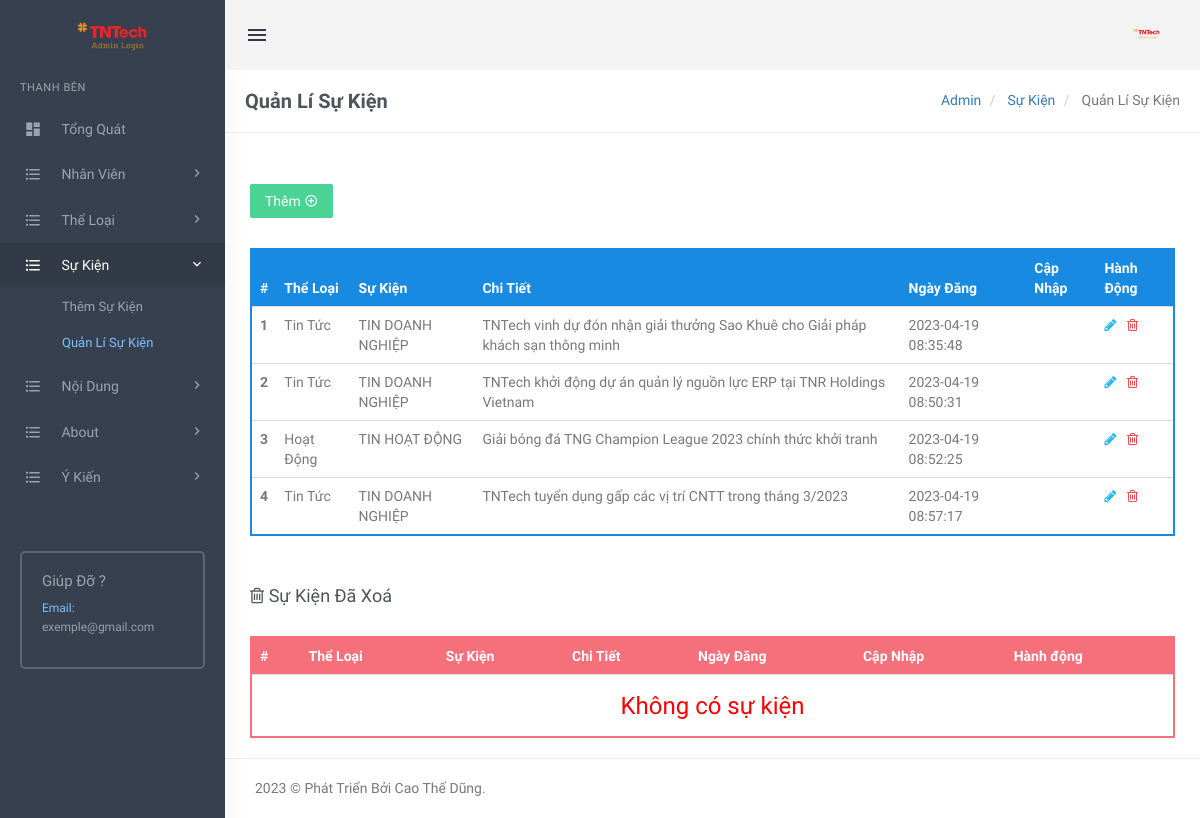
/sukien1/admin/manage-subcategories.php (signed in), run on the app's committed database.
### tables this page shows
CREATE TABLE `tblsubcategory` (
  `SubCategoryId` int(11) NOT NULL,
  `CategoryId` int(11) DEFAULT NULL,
  `Subcategory` varchar(255) DEFAULT NULL,
  `SubCatDescription` mediumtext DEFAULT NULL,
  `PostingDate` timestamp NOT NULL DEFAULT current_timestamp(),
  `UpdationDate` timestamp NULL DEFAULT NULL,
  `Is_Active` int(1) DEFAULT NULL
);

CREATE TABLE `tblcategory` (
  `id` int(11) NOT NULL,
  `CategoryName` varchar(200) DEFAULT NULL,
  `Description` mediumtext DEFAULT NULL,
  `PostingDate` timestamp NULL DEFAULT current_timestamp(),
  `UpdationDate` timestamp NULL DEFAULT NULL,
  `Is_Active` int(1) DEFAULT NULL
);

### sukien1/admin/manage-subcategories.php (the view, shortened to what this page needs)
<?php
include('includes/config.php');
if(strlen($_SESSION['login'])==0)
  {
header('location:index.php');
}
else{
?>
<!DOCTYPE html>
<html lang="en">
    <head>
        <link href="assets/css/bootstrap.min.css" rel="stylesheet" type="text/css" />
        <link href="assets/css/core.css" rel="stylesheet" type="text/css" />
        <link href="assets/css/components.css" rel="stylesheet" type="text/css" />
        <link href="assets/css/icons.css" rel="stylesheet" type="text/css" />
        <link href="assets/css/pages.css" rel="stylesheet" type="text/css" />
        <link href="assets/css/menu.css" rel="stylesheet" type="text/css" />
        <link href="assets/css/responsive.css" rel="stylesheet" type="text/css" />
		<link rel="stylesheet" href="../plugins/switchery/switchery.min.css">
    </head>
    <body class="fixed-left">
        <div id="wrapper">
<?php include('includes/topheader.php');?>
<?php include('includes/leftsidebar.php');?>
            <div class="content-page">
                <div class="content">
                    <div class="container">
                        <div class="row">
							<div class="col-xs-12">
								<div class="page-title-box">
                                    <h4 class="page-title">Quản Lí Sự Kiện</h4>
                                    <ol class="breadcrumb p-0 m-0">
                                        <li>
                                            <a href="#">Admin</a>
                                        </li>
                                        <li>
                                            <a href="#">Sự Kiện </a>
                                        </li>
                                        <li class="active">
                                           Quản Lí Sự Kiện
                                        </li>
                                    </ol>
                                    <div class="clearfix"></div>
                                </div>
							</div>
						</div>
<div class="row">
<div class="col-sm-6">
</div>
                                    <div class="row">
										<div class="col-md-12">
											<div class="demo-box m-t-20">
<div class="m-b-30">
<a href="add-subcategory.php">
<button id="addToTable" class="btn btn-success waves-effect waves-light">Thêm <i class="mdi mdi-plus-circle-outline" ></i></button>
</a>
 </div>
												<div class="table-responsive">
                                                    <table class="table m-0 table-colored-bordered table-bordered-primary">
                                                        <thead>
                                                            <tr>
                                                                <th>#</th>
                                                                <th>Thể Loại</th>
                                                                <th>Sự Kiện</th>
                                                                <th>Chi Tiết</th>
                                                                <th>Ngày Đăng </th>
                                                                  <th>Cập Nhập</th>
                                                                <th>Hành Động</th>
                                                            </tr>
                                                        </thead>
                                                        <tbody>
<?php
$query=mysqli_query($con,"Select tblcategory.CategoryName as catname,tblsubcategory.Subcategory as subcatname,tblsubcategory.SubCatDescription as SubCatDescription,tblsubcategory.PostingDate as subcatpostingdate,tblsubcategory.UpdationDate as subcatupdationdate,tblsubcategory.SubCategoryId as subcatid from tblsubcategory join tblcategory on tblsubcategory.CategoryId=tblcategory.id where tblsubcategory.Is_Active=1");
$cnt=1;
$rowcount=mysqli_num_rows($query);
if($rowcount==0)
{
?>
<tr>
<td colspan="7" align="center"><h3 style="color:red">No record found</h3></td>
<tr>
<?php
} else {
while($row=mysqli_fetch_array($query))
{
?>
 <tr>
<th scope="row"><?php echo htmlentities($cnt);?></th>
<td><?php echo htmlentities($row['catname']);?></td>
<td><?php echo htmlentities($row['subcatname']);?></td>
<td><?php echo htmlentities($row['SubCatDescription']);?></td>
<td><?php echo htmlentities($row['subcatpostingdate']);?></td>
<td><?php echo htmlentities($row['subcatupdationdate']);?></td>
<td><a href="edit-subcategory.php?scid=<?php echo htmlentities($row['subcatid']);?>"><i class="fa fa-pencil" style="color: #29b6f6;"></i></a>
	&nbsp;<a href="manage-subcategories.php?scid=<?php echo htmlentities($row['subcatid']);?>&&action=del"> <i class="fa fa-trash-o" style="color: #f05050"></i></a> </td>
</tr>
<?php
$cnt++;
 }} ?>
</tbody>
                                                    </table>
                                                </div>
											</div>
										</div>
									</div>
<div class="row">
<div class="col-md-12">
<div class="demo-box m-t-20">
<div class="m-b-30">
 <h4><i class="fa fa-trash-o" ></i> Sự Kiện Đã Xoá</h4>
 </div>
<div class="table-responsive">
   <table class="table m-0 table-colored-bordered table-bordered-danger">
                                                        <thead>
                                                            <tr>
                                                                <th>#</th>
                                                                <th>Thể Loại</th>
                                                                <th>Sự Kiện </th>
                                                                <th>Chi Tiết</th>
                                                                <th>Ngày Đăng </th>
                                                                  <th>Cập Nhập</th>
                                                                <th>Hành động</th>
                                                            </tr>
                                                        </thead>
                                                        <tbody>
<?php
$query=mysqli_query($con,"Select tblcategory.CategoryName as catname,tblsubcategory.Subcategory as subcatname,tblsubcategory.SubCatDescription as SubCatDescription,tblsubcategory.PostingDate as subcatpostingdate,tblsubcategory.UpdationDate as subcatupdationdate,tblsubcategory.SubCategoryId as subcatid from tblsubcategory join tblcategory on tblsubcategory.CategoryId=tblcategory.id where tblsubcategory.Is_Active=0");
$cnt=1;
$rowcount=mysqli_num_rows($query);
if($rowcount==0)
{
?>
<tr>
<td colspan="7" align="center"><h3 style="color:red">Không có sự kiện </h3></td>
<?php
} else {
while($row=mysqli_fetch_array($query))
{
?>
 <tr>
<th scope="row"><?php echo htmlentities($cnt);?></th>
<td><?php echo htmlentities($row['catname']);?></td>
<td><?php echo htmlentities($row['subcatname']);?></td>
<td><?php echo htmlentities($row['SubCatDescription']);?></td>
<td><?php echo htmlentities($row['subcatpostingdate']);?></td>
<td><?php echo htmlentities($row['subcatupdationdate']);?></td>
<td><a href="manage-subcategories.php?resid=<?php echo htmlentities($row['subcatid']);?>"><i class="ion-arrow-return-right" title="Restore this SubCategory"></i></a>
    &nbsp;<a href="manage-subcategories.php?scid=<?php echo htmlentities($row['subcatid']);?>&&action=perdel"> <i class="fa fa-trash-o" style="color: #f05050"></i></a> </td>
</tr>
<?php
$cnt++;
 } }?>
</tbody>
                                                    </table>
                                                </div>
											</div>
										</div>
									</div>
                    </div>
                </div>
<?php include('includes/footer.php');?>
            </div>
        </div>
    </body>
</html>
<?php } ?>

### sukien1/admin/assets/css/core.css (style rules this page uses)
body { font-family: 'Varela Round', sans-serif; margin: 0; padding-bottom: 60px; overflow-x: hidden; color: #797979; }
html { position: relative; min-height: 100%; }
.h1, .h2, .h3, .h4, .h5, .h6, h1, h2, h3, h4, h5, h6 { color: #505458; font-family: 'Hind Madurai', sans-serif; margin: 10px 0; }
* { outline: none !important; }
.container { width: auto; }
#wrapper { height: 100%; overflow: hidden; width: 100%; }
.p-0 { padding: 0 !important; }
.m-0 { margin: 0 !important; }
.m-t-20 { margin-top: 20px !important; }
.m-b-30 { margin-bottom: 30px !important; }
.row { margin-right: -10px; margin-left: -10px; }
.col-lg-1, .col-lg-10, .col-lg-11, .col-lg-12, .col-lg-2, .col-lg-3, .col-lg-4, .col-lg-5, .col-lg-6, .col-lg-7, .col-lg-8, .col-lg-9, .col-md-1, .col-md-10, .col-md-11, .col-md-12, .col-md-2, .col-md-3, .col-md-4, .col-md-5, .col-md-6, .col-md-7, .col-md-8, .col-md-9, .col-sm-1, .col-sm-10, .col-sm-11, .col-sm-12, .col-sm-2, .col-sm-3, .col-sm-4, .col-sm-5, .col-sm-6, .col-sm-7, .col-sm-8, .col-sm-9, .col-xs-1, .col-xs-10, .col-xs-11, .col-xs-12, .col-xs-2, .col-xs-3, .col-xs-4, .col-xs-5, .col-xs-6, .col-xs-7, .col-xs-8, .col-xs-9 { padding-left: 10px; padding-right: 10px; }
.breadcrumb { background-color: transparent; margin-bottom: 15px; padding-top: 10px; padding-left: 0; }
.waves-effect { position: relative; cursor: pointer; display: inline-block; overflow: hidden; -webkit-user-select: none; -moz-user-select: none; -ms-user-select: none; user-select: none; -webkit-tap-highlight-color: transparent; vertical-align: middle; z-index: 1; will-change: opacity, transform; -webkit-transition: all 0.3s ease-out; -moz-transition: all 0.3s ease-out; -o-transition: all 0.3s ease-out; -ms-transition: all 0.3s ease-out; transition: all 0.3s ease-out; }
.demo-box { padding: 10px 15px; }

### sukien1/admin/assets/css/menu.css (style rules this page uses)
.content-page { margin-left: 225px; overflow: hidden; }
.content-page .content { padding: 0 5px 10px 5px; margin-top: 70px; }
.page-title { font-size: 20px; margin-bottom: 0; margin-top: 0; font-weight: 600; }
.page-title-box { padding: 20px; border-bottom: 1px solid #eee; margin: 0 -20px 20px -20px; }
.page-title-box .page-title { margin-bottom: 0; float: left; }
.page-title-box .breadcrumb { float: right; background-color: transparent !important; }

### data on the page
tblsubcategory: CategoryId.CategoryName "Tin Tức", Subcategory "TIN DOANH NGHIỆP", SubCatDescription "TNTech vinh dự đón nhận giải thưởng Sao Khuê cho Giải pháp khách sạn thông minh", PostingDate "2023-04-19 08:35:48"
tblsubcategory: CategoryId.CategoryName "Tin Tức", Subcategory "TIN DOANH NGHIỆP", SubCatDescription "TNTech khởi động dự án quản lý nguồn lực ERP tại TNR Holdings Vietnam", PostingDate "2023-04-19 08:50:31"
tblsubcategory: CategoryId.CategoryName "Hoạt Động", Subcategory "TIN HOẠT ĐỘNG", SubCatDescription "Giải bóng đá TNG Champion League 2023 chính thức khởi tranh", PostingDate "2023-04-19 08:52:25"
tblsubcategory: CategoryId.CategoryName "Tin Tức", Subcategory "TIN DOANH NGHIỆP", SubCatDescription "TNTech tuyển dụng gấp các vị trí CNTT trong tháng 3/2023", PostingDate "2023-04-19 08:57:17"
